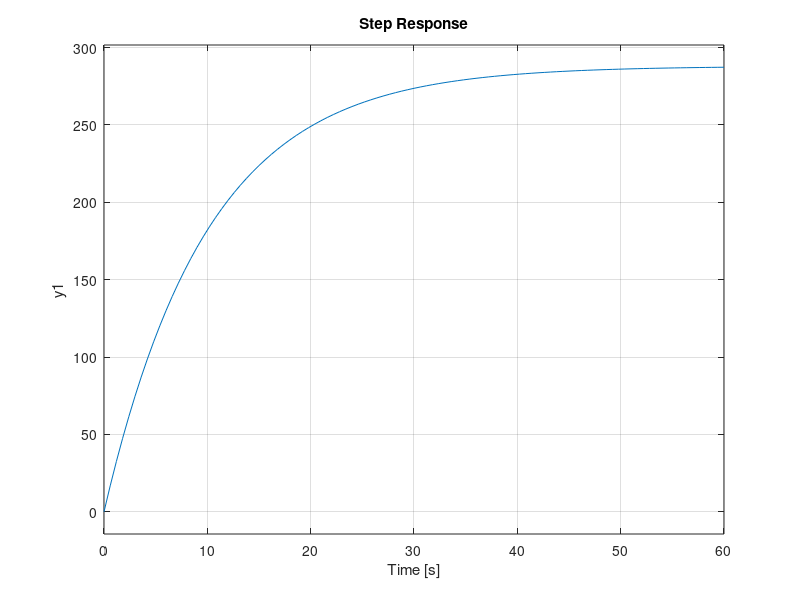
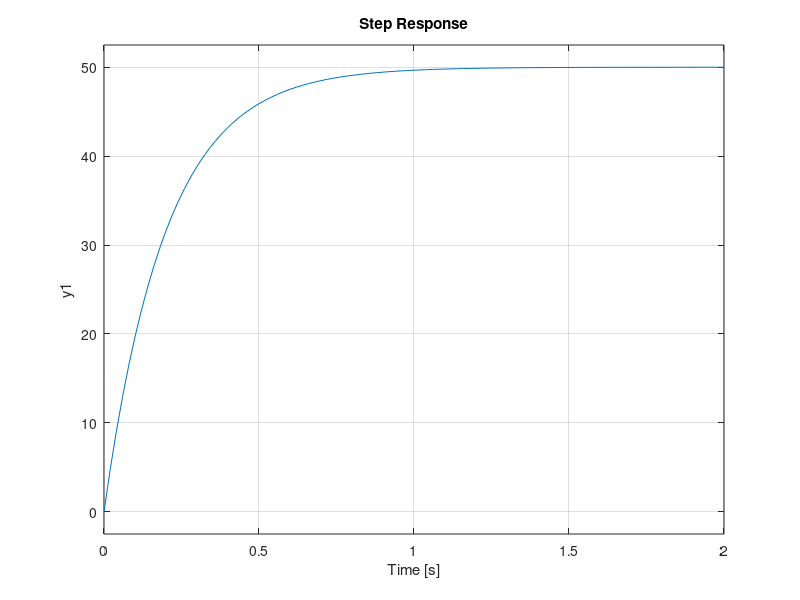

Write MATLAB code to recreate these figures, in order. (Note: this script raises an error after producing the figures.)
clc, clear all, close all;

H= tf(24,[20 2])

figure(1);
step(24*H)
grid on;

%%
figure(2)
a=0.785/4;
F= tf(5,[0.2 1])
step(10*F)
grid on;
setting time